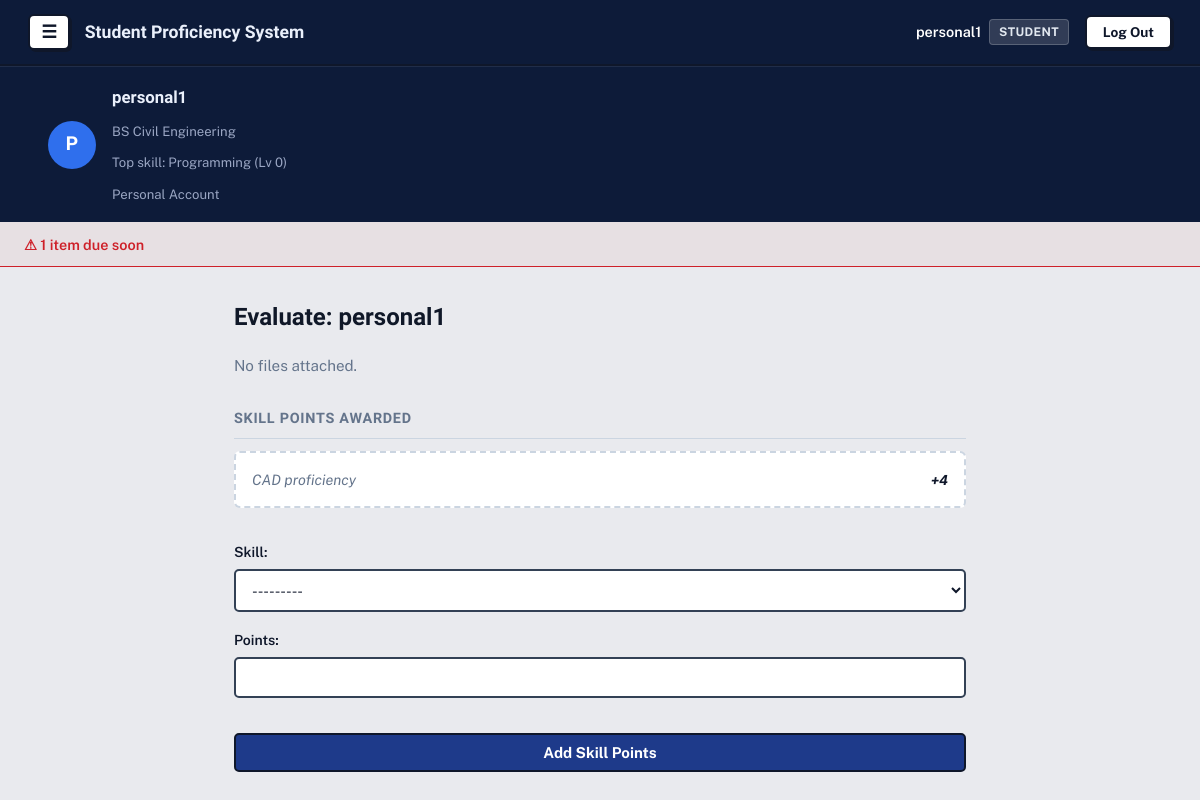
Page /tracker/submission/3/evaluate/ (signed in) on the committed database.
### accounts/models.py (models this page shows, shortened)
class Profile(models.Model):
    ROLE_CHOICES = [
        ('student', 'Student'),
        ('teacher', 'Teacher'),
    ]
    MODE_CHOICES = [
        ('personal', 'Personal'),
        ('professional', 'Professional'),
    ]
    user = models.OneToOneField(
        User, on_delete=models.CASCADE, related_name='profile')
    role = models.CharField(max_length=10, choices=ROLE_CHOICES)
    mode = models.CharField(
        max_length=15, choices=MODE_CHOICES, blank=True, null=True)
    course = models.ForeignKey(
        Course, on_delete=models.SET_NULL, null=True, blank=True)
    @property
    def is_manager(self):
        return self.role == 'teacher' or self.mode == 'personal'

### avatar/models.py (models this page shows, shortened)
class Course(models.Model):
    name = models.CharField(max_length=100)

class StudentSkill(models.Model):
    student = models.ForeignKey(
        User, on_delete=models.CASCADE, related_name='skills')
    skill = models.ForeignKey(Skill, on_delete=models.CASCADE)
    points = models.PositiveIntegerField(default=0)
    class Meta:
        unique_together = ('student', 'skill')
    @property
    def level(self):
        return self.points // 100

class Skill(models.Model):
    CATEGORY_CHOICES = [
        ('general', 'General Education'),
        ('course', 'Course-Specific'),
        ('broad', 'Broad (Non-College)'),
    ]
    name = models.CharField(max_length=100)
    description = models.TextField(blank=True)
    category = models.CharField(
        max_length=10, choices=CATEGORY_CHOICES, default='course')
    course = models.ForeignKey(
        Course, on_delete=models.CASCADE, null=True, blank=True, related_name='skills')
    def __str__(self):
        return self.name

### tracker/models.py (models this page shows, shortened)
class ProjectSubmission(models.Model):
    project = models.ForeignKey(
        Project, on_delete=models.CASCADE, related_name='submissions')
    student = models.ForeignKey(
        User, on_delete=models.CASCADE, related_name='project_submissions')
    image = models.ImageField(
        upload_to='project_submissions/images/', null=True, blank=True)
    document = models.FileField(
        upload_to='project_submissions/documents/', null=True, blank=True)
    submitted_at = models.DateTimeField(auto_now_add=True)
    evaluated = models.BooleanField(default=False)
    feedback = models.TextField(blank=True)
    class Meta:
        unique_together = ('project', 'student')

class SkillAward(models.Model):
    submission = models.ForeignKey(
        ProjectSubmission, on_delete=models.CASCADE, related_name='skill_awards')
    skill = models.ForeignKey(Skill, on_delete=models.CASCADE)
    points = models.PositiveIntegerField()

### tracker/views.py (the view)
@login_required
def evaluate_submission(request, submission_id):
    submission = get_object_or_404(ProjectSubmission, id=submission_id)
    if request.method == 'POST':
        form = SkillAwardForm(request.POST, student=submission.student)
        if form.is_valid():
            award = form.save(commit=False)
            award.submission = submission
            award.save()
            student_skill, created = submission.student.skills.get_or_create(
                skill=award.skill)
            student_skill.points += award.points
            student_skill.save()
            return redirect('evaluate_submission', submission_id=submission.id)
    else:
        form = SkillAwardForm(student=submission.student)
    return render(request, 'tracker/evaluate_submission.html', {'submission': submission, 'form': form})

### tracker/forms.py
class SkillAwardForm(forms.ModelForm):
    class Meta:
        model = SkillAward
        fields = ['skill', 'points']
    def __init__(self, *args, **kwargs):
        student = kwargs.pop('student', None)
        super().__init__(*args, **kwargs)
        if student:
            skill_ids = student.skills.values_list('skill_id', flat=True)
            self.fields['skill'].queryset = Skill.objects.filter(
                id__in=skill_ids)

### accounts/context_processors.py (called while the page is built)
def profile_banner(request):
    if not request.user.is_authenticated or request.user.profile.role != 'student':
        return {}
    top_skill = request.user.skills.order_by('-points').first()
    return {'top_skill': top_skill}

### tracker/models.py (called while the page is built)
    @property
    def due_soon(self):
        return 0 <= (self.deadline - timezone.now().date()).days <= 3

### tracker/templates/tracker/evaluate_submission.html (shortened to what this page needs)
{% extends 'base.html' %}
{% block content %}
<h2>Evaluate: {{ submission.student.username }}</h2>
<div class="content-frame">
    {% if not submission.image and not submission.document %}
    <p class="muted-note">No files attached.</p>
    {% endif %}
    <h3 class="dossier-section-title">Skill Points Awarded</h3>
    <ul class="ruled-list">
        {% for award in submission.skill_awards.all %}
        <li>{{ award.skill.name }} <span class="dossier-eval-score">+{{ award.points }}</span></li>
        {% empty %}
        <li class="muted-note">None yet.</li>
        {% endfor %}
    </ul>
    <form method="post" class="custom-form" style="margin-top:1.5rem;">
        {{ form.as_p }}
        <div class="form-actions">
            <button type="submit" class="btn-primary">Add Skill Points</button>
        </div>
    </form>
</div>
{% endblock %}

### templates/base.html (shortened to what this page needs)
{% load static %}
<!DOCTYPE html>
<html lang="en">
<head>
    <link rel="stylesheet" href="{% static 'css/style.css' %}">
</head>
<body>
    <nav class="navbar">
        <div class="navbar-left">
            {% if user.is_authenticated %}
            <button id="menuToggle" class="menu-btn" aria-label="Menu">☰</button>
            {% endif %}
            <span class="brand">Student Proficiency System</span>
        </div>
        <div class="navbar-right">
            {% if user.is_authenticated %}
            <div class="user-badge">
                <span class="user-name">{{ user.username }}</span>
                <span class="role-pill">{{ user.profile.role|capfirst }}</span>
            </div>
            <form method="post" action="{% url 'logout' %}" class="logout-form">
                <button type="submit" class="btn-logout">Log Out</button>
            </form>
            {% else %}
            <a href="{% url 'login' %}" class="btn-auth">Log In</a>
            <a href="{% url 'signup' %}" class="btn-auth btn-signup">Sign Up</a>
            {% endif %}
        </div>
    </nav>
    {% if user.is_authenticated and user.profile.role == 'student' %}
    <div class="profile-banner">
        <div class="profile-banner-inner">
            <div class="profile-avatar-circle">{{ user.username|slice:":1"|upper }}</div>
            <div class="profile-info">
                <div class="profile-name">{{ user.username }}</div>
                <div class="profile-line">
                    {% if user.profile.course %}{{ user.profile.course.name }}{% else %}No course{% endif %}
                </div>
                <div class="profile-line">
                    {% if top_skill %}Top skill: {{ top_skill.skill.name }} (Lv {{ top_skill.level }}){% else %}No skills yet{% endif %}
                </div>
                <div class="profile-line">
                    {% if user.profile.mode == 'personal' %}Personal Account{% else %}Professional Account{% endif %}
                </div>
            </div>
        </div>
    </div>
    {% endif %}
    {% if reminder_count %}
    <div class="reminder-bar">
        <a href="{% url 'task_list' %}" class="reminder-btn">⚠ {{ reminder_count }} item{{ reminder_count|pluralize }} due soon</a>
    </div>
    {% endif %}
    <main class="page">
        {% block content %}
        {% endblock %}
    </main>
</body>
</html>

### rows in the picture
StudentSkill: skill.name "Programming", level "0"
ProjectSubmission: student.username "personal1"
SkillAward: skill.name "CAD proficiency", points "4"

### other values in the picture
{{ user.username }} "personal1"
{{ user.profile.role|capfirst }} "STUDENT"
{{ user.username|slice:":1"|upper }} "P"
{{ user.profile.course.name }} "BS Civil Engineering"
{{ reminder_count }} "1"
